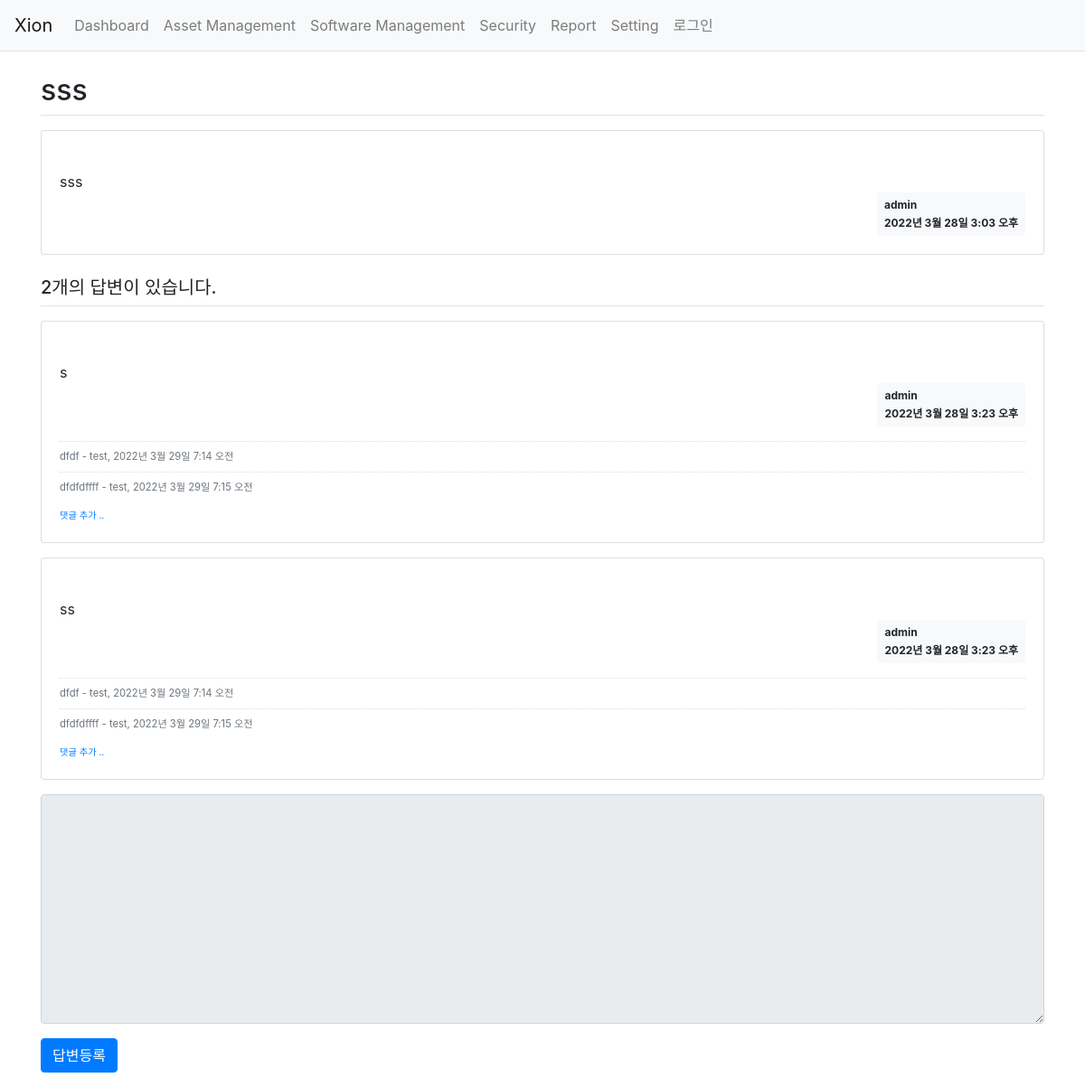
The page /xion/detail/8/ on the database its author committed.
### xion/models.py (models this page shows, shortened)
class Question(models.Model):
    author = models.ForeignKey(User, on_delete=models.CASCADE, null=True)
    subject = models.CharField(max_length=200)
    content = models.TextField()
    create_date = models.DateTimeField()
    modify_date = models.DateTimeField(null=True, blank=True)

class Answer(models.Model):
    author = models.ForeignKey(User, on_delete=models.CASCADE, null=True)
    question = models.ForeignKey(Question, on_delete=models.CASCADE)
    content = models.TextField()
    create_date = models.DateTimeField()
    modify_date = models.DateTimeField(null=True, blank=True)

class Comment(models.Model):
    author = models.ForeignKey(User, on_delete=models.CASCADE)
    content = models.TextField()
    create_date = models.DateTimeField()
    modify_date = models.DateTimeField(null=True, blank=True)
    question = models.ForeignKey(Question, null=True, blank=True, on_delete=models.CASCADE)
    answer = models.ForeignKey(Answer, null=True, blank=True, on_delete=models.CASCADE)

### xion/index.py (the view)
# urls.py: path('detail/<int:question_id>/', index.detail, name='detail'),
def detail(request, question_id):
    question = Question.objects.get(id=question_id)
    context = {'question': question}
    return render(request, 'xion/detail.html', context)

### templates/xion/detail.html (shortened to what this page needs)
{% extends 'base.html' %}
{% block content %}
        <div class="container my-3">
            <h2 class="border-bottom py-2">{{ question.subject }}</h2>
            <div class="card my-3">
                <div class="card-body">
                    <div class="card-text" style="white-space: pre-line;">
                        {{ question.content }}
                    </div>
                    <div class="d-flex justify-content-end">
                        <div class="badge badge-light p-2 text-left">
                            <div class="mb-2">
                                {{ question.author.username }}
                            </div>
                            <div>
                                {{ question.create_date }}
                            </div>
                        </div>
                    </div>
                </div>
            </div>
            <h5 class="border-bottom my-3 py-2">
                {{ question.answer_set.count }}개의 답변이 있습니다.
            </h5>
            {% for answer in question.answer_set.all %}
            <div class="card my-3">
                <div class="card-body">
                    <div class="card-text" style="white-space: pre-line;">
                        {{ answer.content }}
                    </div>
                    <div class="d-flex justify-content-end">
                        <div class="badge badge-light p-2 text-left">
                            <div class="mb-2">{{ answer.author.username }}</div>
                            <div>{{ answer.create_date }}</div>
                        </div>
                    </div>
                    {% if question.comment_set.count > 0 %}
                    <div class="mt-3">
                    {% for comment in question.comment_set.all %}
                        <div class="comment py-2 text-muted">
                            <span style="white-space: pre-line;">{{ comment.content }}</span>
                            <span>
                                - {{ comment.author }}, {{ comment.create_date }}
                            </span>
                        </div>
                    {% endfor %}
                    </div>
                    {% endif %}
                    <div>
                        <a href="{% url 'xion:comment_create_question' question.id  %}"
                           class="small"><small>댓글 추가 ..</small></a>
                    </div>
                </div>
            </div>
            {% endfor %}
            <form action="{% url 'xion:answerCreate' question.id %}" method="post" class="my-3">
                <div class="form-group">
                    <textarea {% if not user.is_authenticated %}disabled{% endif %} name="content" id="content" class="form-control" rows="10"></textarea>
                </div>
                <input type="submit" value="답변등록" class="btn btn-primary">
            </form>
        </div>
{% endblock %}

### static/css/common/style.css (style rules this page uses)
.comment { border-top:dotted 1px #ddd; font-size:0.7em; }

### rows shown on the page
Question: subject "sss", content "sss", author.username "admin", create_date "2022년 3월 28일 3:03 오후", answer_set.count "2"
Answer: content "s", author.username "admin", create_date "2022년 3월 28일 3:23 오후"
Comment: content "dfdf", author "test", create_date "2022년 3월 29일 7:14 오전"
Comment: content "dfdfdffff", author "test", create_date "2022년 3월 29일 7:15 오전"
Answer: content "ss", author.username "admin", create_date "2022년 3월 28일 3:23 오후"
